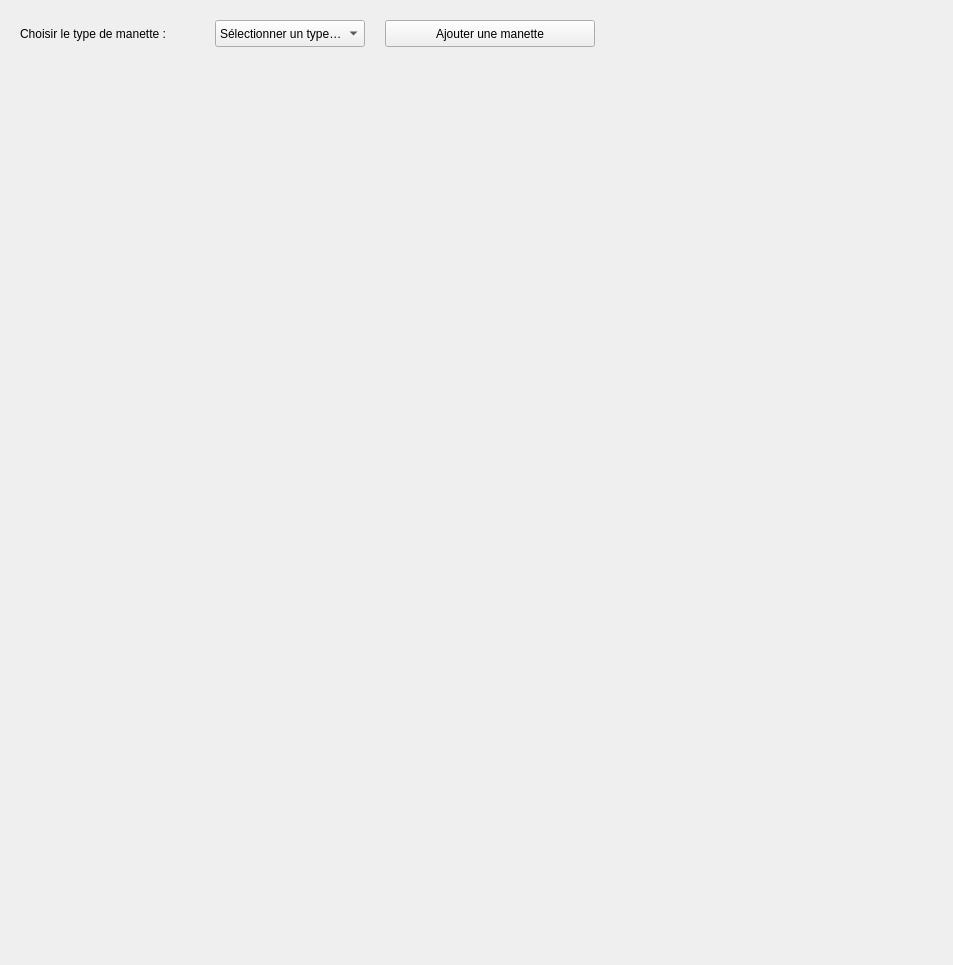
<?xml version="1.0" encoding="UTF-8"?>
<ui version="4.0">
 <class>Controller</class>
 <widget class="QWidget" name="Controller">
  <property name="geometry">
   <rect>
    <x>0</x>
    <y>0</y>
    <width>953</width>
    <height>965</height>
   </rect>
  </property>
  <property name="windowTitle">
   <string>Manette</string>
  </property>
  <widget class="QLabel" name="controllerTypeLabel">
   <property name="geometry">
    <rect>
     <x>20</x>
     <y>20</y>
     <width>190</width>
     <height>27</height>
    </rect>
   </property>
   <property name="text">
    <string>Choisir le type de manette :</string>
   </property>
   <property name="visible">
    <bool>false</bool>
   </property>
  </widget>
  <widget class="QComboBox" name="controllerTypeComboBox">
   <property name="geometry">
    <rect>
     <x>215</x>
     <y>20</y>
     <width>150</width>
     <height>27</height>
    </rect>
   </property>
   <property name="visible">
    <bool>false</bool>
   </property>
   <item>
    <property name="text">
     <string>Sélectionner un type…</string>
    </property>
   </item>
   <item>
    <property name="text">
     <string>PS4</string>
    </property>
   </item>
   <item>
    <property name="text">
     <string>Xbox</string>
    </property>
   </item>
   <item>
    <property name="text">
     <string>Logitech</string>
    </property>
   </item>
  </widget>
  <widget class="QPushButton" name="addControllerButton">
   <property name="geometry">
    <rect>
     <x>385</x>
     <y>20</y>
     <width>210</width>
     <height>27</height>
    </rect>
   </property>
   <property name="text">
    <string>Ajouter une manette</string>
   </property>
  </widget>
  <widget class="QLabel" name="registrationStatusLabel">
   <property name="geometry">
    <rect>
     <x>20</x>
     <y>55</y>
     <width>900</width>
     <height>35</height>
    </rect>
   </property>
   <property name="text">
    <string/>
   </property>
   <property name="wordWrap">
    <bool>true</bool>
   </property>
   <property name="visible">
    <bool>false</bool>
   </property>
  </widget>
  <widget class="QLabel" name="label">
   <property name="geometry">
    <rect>
     <x>50</x>
     <y>95</y>
     <width>801</width>
     <height>820</height>
    </rect>
   </property>
   <property name="text">
    <string/>
   </property>
   <property name="alignment">
    <set>Qt::AlignCenter</set>
   </property>
   <property name="pixmap">
    <pixmap/>
   </property>
  </widget>
 </widget>
 <resources>
  <include location="../icons.qrc"/>
 </resources>
 <connections/>
</ui>
